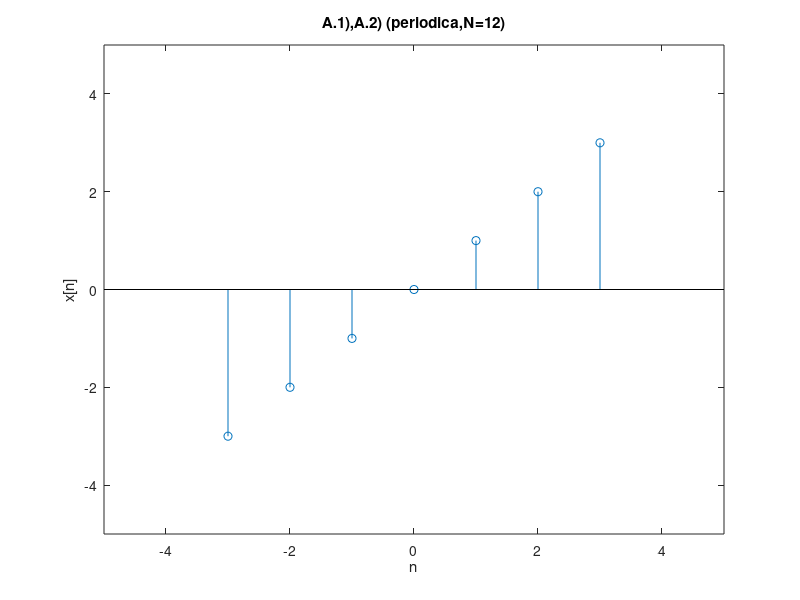

Recreate this plot in MATLAB.
%% Práctica 2: Señales en tiempo discreto.
%
% *Integrantes:*
%
% * Arellano Paz Angel Ulises
% * Cardoso Arias Javier
% * Gachuz Hernández Karla Denisse
% * García Arteaga Alejandro
% * Lápez Galván Jossé Rodolfo
%
%% Objetivos
% * Manipulación básica de MATLAB.
% * Graficas de señales reales y complejas discretas.
% * Transformación de señales discretas (escalamientos y traslaciones).

%% Introducción
%
% La solución del problema 1 usando Python puede ser consultada desde el siguiente <https://colab.research.google.com/drive/13KC50b29OvmNI86Jk5ALlBP_lCHp1jNU?usp=sharing *enlace*>

%% Ejercicio 1
% 3.11-2 Consider the discrete-time function
% $$f[n] = e-n/5 cos(\pi*n/5)u[n]$$
%
% Section 3.11 uses anonymous
% functions in describing DT signals.
%
%%
%   f = @(n) exp(-n/5).*cos(pi*n/5).*(n>=0);
%
% While this anonymous function operates correctly
% for a downsampling operation such as
% f[2n], it does not operate correctly for an
% upsampling operation, such as f[n/2]. Modify
% the anonymous function f so that it also
% correctly accommodates upsampling operations.
% Test your code by computing and plotting
% f(n/2) over (?10 ? n ? 10).
%%
% *Procedimiento*
%
%
% Creamos la función y vector de n
%
%%

f = @(n) exp(-n/5).*cos(pi*n/5).*(n>=0);

n=-10:1:10;

%%
% Modificamos la función 


f1 = @(n) exp(-n/5).*cos(pi*n/5).*(n>=0).*(1./(mod(n,1)==0));

stem(n,f1(n));

title('Gráfica de la señal f[n]=e^(-n/5)*cos(pin/5)u[n]');

xlabel('n');

ylabel('f[n]');

axis([-11 11 -0.5 1.2]);
grid on;

gca.XAxisLocation = 'origin';
gca.YAxisLocation = 'origin';

gca.Box = 'off';

%%
% Escalando f[n] en 1/2

stem(n,f1(n/2));

title('Gráfica de la señal f[n/2]');

xlabel('n');
ylabel('f[n/2]');

axis([-11 11 -0.5 1.2]);

grid on;

gca.XAxisLocation = 'origin';

gca.YAxisLocation = 'origin';

gca.Box = 'off';

%% Ejercicio 2
% For the signal shown in Fig. P3.1-1b, sketch the following signals:
% 
% *a)* x[-n]
% 
% *b)* x[n+6]
% 
% *c)* x[n-6]
% 
% *d)* x[3n]
% 
% *e)* x[n/3]
% 
% *f)* x[3-n]
% 
% 
% 
% *Solución:*
% 
% Primero creamos e indicamos a la Señal x[n], para eso escribimos a la señal 
% usando 3 secciones:
% 
% x1[n] = n, 0<=n<=3;
% 
% x2[n] = -n+6, 3<n<=6
% 
% x3[n] = 0, otro caso
% 
% Generamos la grafica

n=(-20:1:20)
for i=1:length(n)
if (0<=n(i))&&(n(i)<=3)
R(i)=n(i);
elseif (3<n(i))&&(n(i)<=6)
R(i)=-n(i)+6;
else
R(i)=0;
end
end

stem(n,R);
ylabel('x[n]')
xlabel('n')
title('Señal x[n] original')
grid on
gca.XAxisLocation = 'origin';
gca.YAxisLocation = 'origin';
gca.Box = 'off';
axis([-2 7, -1, 4])
%% 
% Ahora ya podemos realizar las operaciones
% 
% *a)* Se trata de una inversión horizontal:
% 
% x1a[n] = x1[-n] = -n, 0<=n<=-3
% 
% x2a[n] = x2[-n] = n+6 -3<n<=-6
% 
% x3a[n] = x3[-n] = 0, otro caso
% 
% Generamos la grafica

for i=1:length(n)
if (-3<=n(i))&&(n(i)<=0)
R(i)=-(n(i));
elseif (-6<=n(i))&&(n(i)<-3)
R(i)=n(i)+6;
else
R(i)=0;
end
end

stem(n,R);
ylabel('x[-n]')
xlabel('n')
title('Inciso a)')
grid on
gca.XAxisLocation = 'origin';
gca.YAxisLocation = 'origin';
gca.Box = 'off';
axis([-7 2, -1, 4])
%% 
% *b)* La operación es una traslación 6 unidades a la izquierda
% 
% x1b[n] = x1[n+6] = n+6, -6<=n<=-3
% 
% x2b[n] = x2[n+6] = -n, -3<n<=0
% 
% x3b[n] = x3[n+6] = 0, otro caso
% 
% Generamos la grafica

for i=1:length(n)
if (-6<=n(i))&&(n(i)<=-3)
R(i)=n(i)+6;
elseif (-3<n(i))&&(n(i)<=0)
R(i)=-n(i);
else
R(i)=0;
end
end

stem(n,R);
ylabel('x[n+6]')
xlabel('n')
title('Inciso b)')
grid on
gca.XAxisLocation = 'origin';
gca.YAxisLocation = 'Origin';
gca.Box = 'off';
axis([-7 1, -1 4])
%% 
% *c)* Trasladas horizontalmente 6 unidades a la derecha
% 
% x1c[n] = x1[n-6] = n-6, 6<=n<=9
% 
% x2c[n] = x2[n-6] = -n+12, 9<n<=12
% 
% x3c[n] = x3[n-6] = 0, otro caso
% 
% Graficamos

for i=1:length(n)
if (6<=n(i))&&(n(i)<=9)
R(i)=n(i)-6;
elseif (9<n(i))&&(n(i)<=12)
R(i)=-n(i)+12;
else
R(i)=0;
end
end

stem(n,R);
ylabel('x[n-6]')
xlabel('n')
title('Iniciso c)')
grid on;
gca.XAxisLocation = 'origin';
gca.YAxisLocation = 'origin';
gca.Box = 'off';
axis([-1 13, -1 4])
%% 
% *d)* Compresión de un tercio en el eje horizontal
% 
% x1d[n] = x1[3n] = 3n, 0<=n<=1
% 
% x2d[n] = x2[3n] = -3n+6, 1<n<=2
% 
% x3d[n] = x3[3n] = 0, otro caso
% 
% Graficamos

for i=1:length(n)
if (0<=n(i))&&(n(i)<=1)
R(i)=3*n(i);
elseif (1<n(i))&&(n(i)<=2)
R(i)=-3*n(i)+6;
else
R(i)=0;
end
end
stem(n,R);
ylabel('x[3n]')
xlabel('n')
title('Inciso d)')
grid on;
gca.XAxisLocation = 'origin';
gca.YAxisLocation = 'origin';
gca.Box = 'off';
axis([-3 3, -1 4])
%% 
% *e)* Expansión vertical en una escala de 3
% 
% x1e[n] = x1[n/3] = n/3, 0<=n/3<=3
% 
% x2e[n] = x2[n/3] = -(n/3)+6, 3<n/3<=6
% 
% x3e[n] = x3[n/3] = 0, otro caso
% 
% Debemos tomar en cuenta que solo vamos a evaluar a la funciòn en valores enteros.  
% 
% Graficamos. 

n=-21:3:21;
heaviside=@(n) 1.*(n>=0);
y=@(n) (heaviside(n)-heaviside(n-4)).*n+(heaviside(n-4)-heaviside(n-7)).*(-n+6);
stem(n,y(n/3));
ylabel('x[n/3]')
xlabel('n')
grid on;
title('Inciso e)')

gca.XAxisLocation = 'origin';
gca.YAxisLocation = 'origin';
gca.Box = 'off';
axis([-1 19, -1 4])
%% 
% *f)* Hacemos una traslaciò de 6 unidades a la izquierda y luego invertimos, 
% ambas operaciones respecto al eje horizontal
% 
% x1e[n] = x1[3-n] = 3-n, 3>=n>=0
% 
% x2e[n] = x2[3-n] = n+3, 0>n>=-3
% 
% x3e[n] = x3[3-n] = 0, otro caso 

n=-20:20;
for i=1:length(n)
if (-3<=n(i))&&(n(i)<=0)
R(i)=n(i)+3;
elseif (0<n(i))&&(n(i)<=3)
R(i)=-n(i)+3;
else
R(i)=0;
end
end
stem(n,R);
ylabel('x[3-n]')
xlabel('n')
title('Inciso f)')
grid on;

gca.XAxisLocation = 'origin';
gca.YAxisLocation = 'origin';
gca.Box = 'off';
axis([-4 4, -1 4])

%% Ejercicio 3
% 
% 3.11-6 Suppose a vector x exists in the MATLAB
% workspace, corresponding to a finite-duration
% DT signal x[n]
% (a) Write a MATLAB function that, when
% passed vector x, computes and returns Ex,
% the energy of x[n].
% (b) Write a MATLAB function that, when
% passed vector x, computes and returns Px,
% the power of x[n]. Assume that x[n] is
% periodic and that vector x contains data for
% an integer number of periods of x[n].
%
% *Procedimiento*
%
% *A)* Energia
%
%   function [ E ] = Energia(x,n)
%   E=0;
%   for n=n
%   sum=x(n)^2;
%   E=E+sum;
%   end
%   fprintf('La energia es:%d',E);
% 
% *B)* Potencia
%
%   function [ P ] = Potencia(y,N)
%   P=0;
%   for n=0:N-1
%   sum=(1/N)*y(n)^2;
%   P=P+sum;
%   end
%   fprintf('La Potencia es:%d',P);
 


%% Ejercicio 4
%
% 3.1-1 Find the energy of the signals depicted in
% Fig. A.1)
% 
% 3.1-2 Find the power of the signals illustrated in
% Fig. A.2)
x=@(n) n.*(heaviside(n+3)-heaviside(n-4));
n=-3:3;
stem(n,x(n))
axis([-5 5 -5 5])
title('A.1),A.2) (periodica,N=12)')
xlabel('n')
ylabel('x[n]')

%% 
% *Procedimiento*
% 3.1-1 Energia
  E=0;
  for n=n
  sum=x(n)^2;
  E=E+sum;
  end
  fprintf('La energia es:%d',E);
  
%%
% 3.1-2 Potencia
  P=0;
  N=12;
  for n=0:N-1
  sum=(1/N)*x(n)^2;
  P=P+sum;
  end
  fprintf('La Potencia es:%d',P);
 
%% App para graficar señles discretas
%
% A continuaciòn se muestra una captura de pantalla de la aplicaciòn diseñada.
